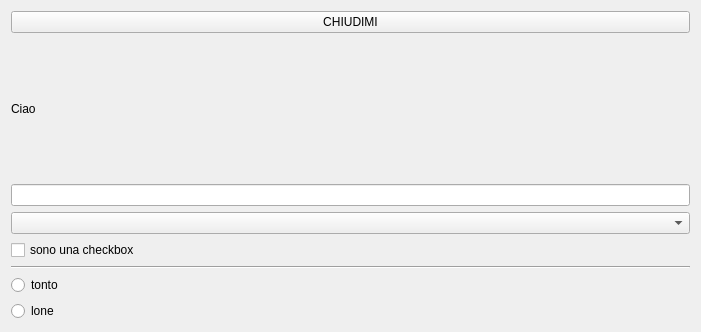
<?xml version="1.0" encoding="UTF-8"?>
<ui version="4.0">
 <class>Form</class>
 <widget class="QWidget" name="Form">
  <property name="geometry">
   <rect>
    <x>0</x>
    <y>0</y>
    <width>701</width>
    <height>332</height>
   </rect>
  </property>
  <property name="windowTitle">
   <string>Form</string>
  </property>
  <layout class="QVBoxLayout" name="verticalLayout">
   <item>
    <widget class="QPushButton" name="pushButton">
     <property name="text">
      <string>CHIUDIMI</string>
     </property>
    </widget>
   </item>
   <item>
    <widget class="QLabel" name="label">
     <property name="text">
      <string>Ciao</string>
     </property>
    </widget>
   </item>
   <item>
    <widget class="QLineEdit" name="lineEdit"/>
   </item>
   <item>
    <widget class="QComboBox" name="comboBox"/>
   </item>
   <item>
    <widget class="QCheckBox" name="checkBox">
     <property name="text">
      <string>sono una checkbox</string>
     </property>
    </widget>
   </item>
   <item>
    <widget class="Line" name="line">
     <property name="orientation">
      <enum>Qt::Horizontal</enum>
     </property>
    </widget>
   </item>
   <item>
    <widget class="QRadioButton" name="radioButton">
     <property name="text">
      <string>tonto</string>
     </property>
    </widget>
   </item>
   <item>
    <widget class="QRadioButton" name="radioButton_2">
     <property name="text">
      <string>lone</string>
     </property>
    </widget>
   </item>
  </layout>
 </widget>
 <resources/>
 <connections/>
</ui>
